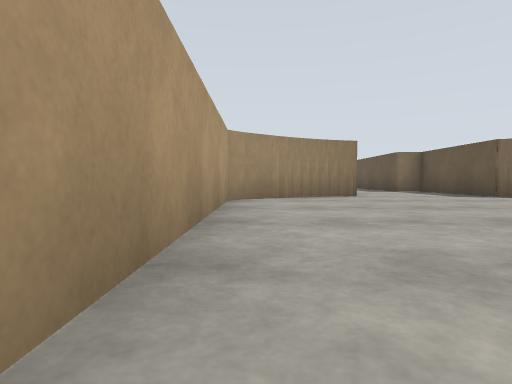
View 1 (above)

15 first-person views from a walk through a robot-simulator world made for Gazebo. The camera is 0.72 m above the floor, tilts 2° down and sees 75° across. The floor is counted in squares, 2 m on a side. Each view is taken from the middle of a square. On the plan, view 1 faces up. The plan holds only what a view shows up to about 9 squares ahead; the rest is blank. The place goes on beyond the plan.

View 2
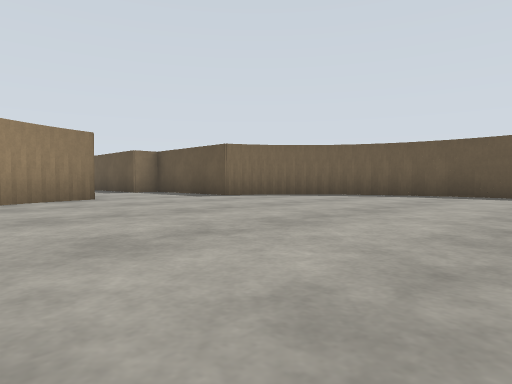

View 3
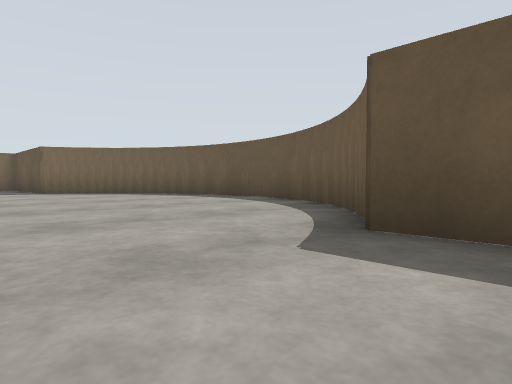

View 4
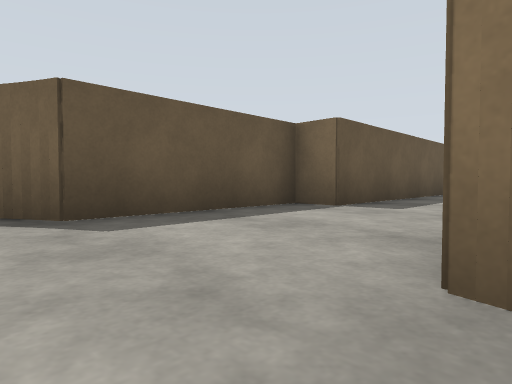

View 5
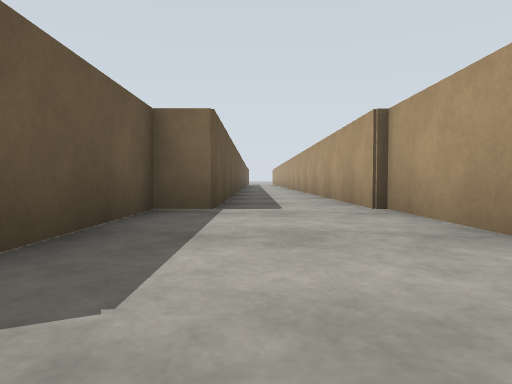

View 6
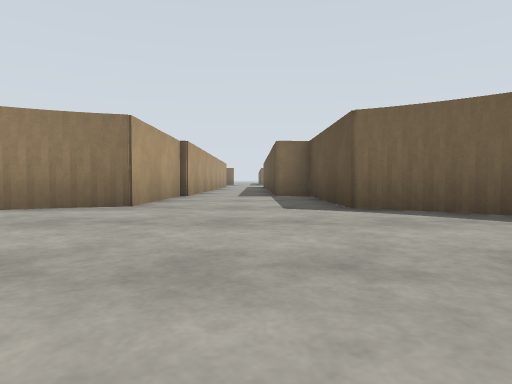

View 7
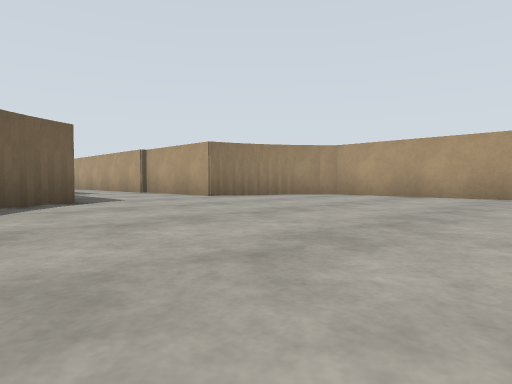

View 8
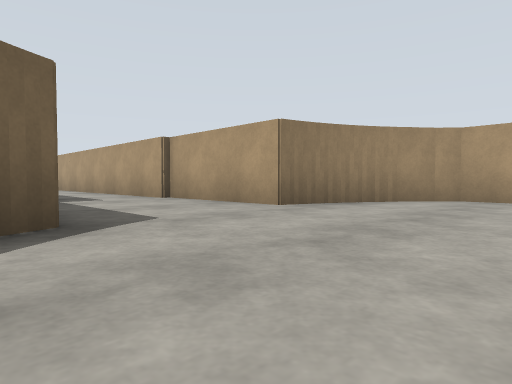

View 9
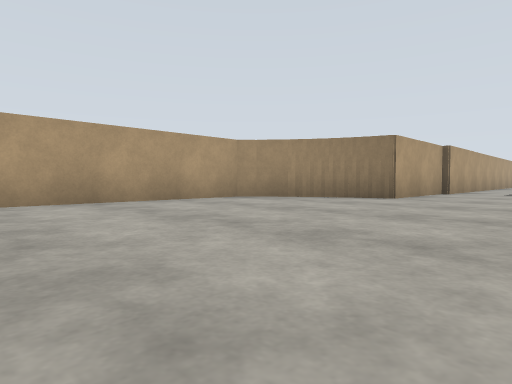

View 10
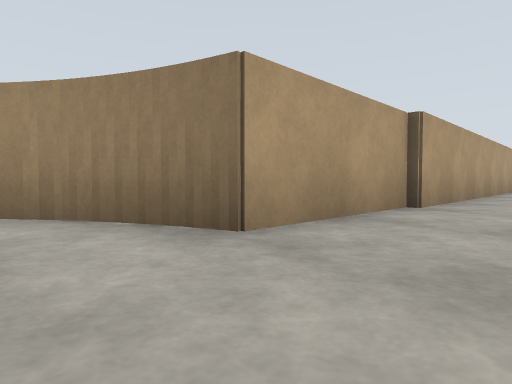

View 11
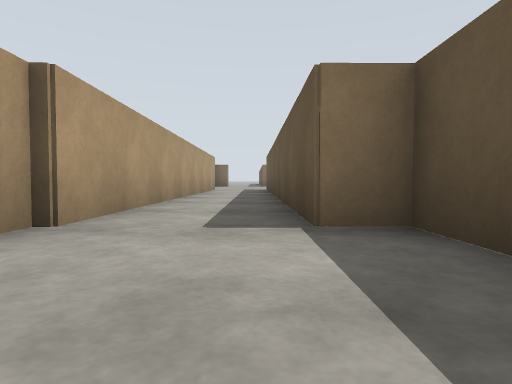

View 12
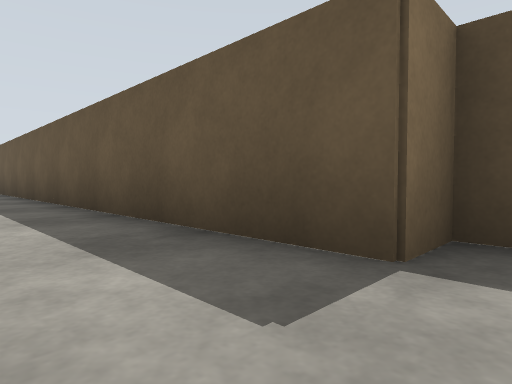

View 13
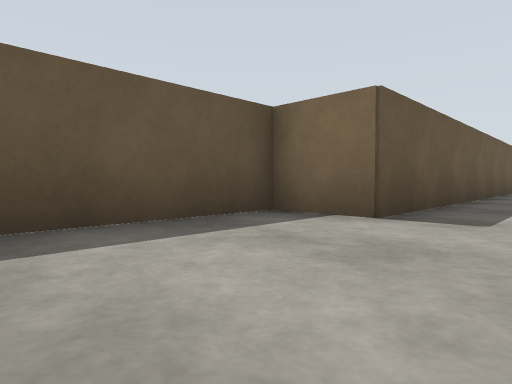

View 14
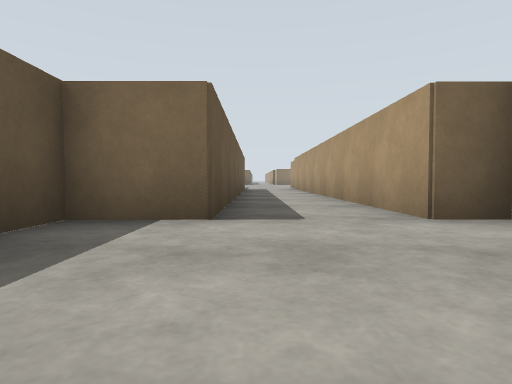

View 15
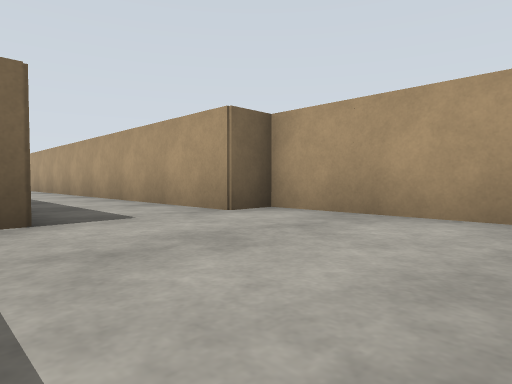

### Floor plan
Points are (right, up) in squares from view 1. A wall is a line through its corners. A room is listed if a view was taken in it or the views show most of it. See-through windows are left out.
Room 1 (views 1, 2, 3, 4, 5, 6, 7, 8, 9, 10, 11, 12)
walls: (0.7, -1.5) (1.3, -1.9); (1.2, -1.8) (1.8, -2); (1.7, -2) (2.3, -2.2) (2.4, -5.3); (-0.5, -0.6) (0.7, -1.5); (5.8, -1.6) (6.6, -1); (6.5, -1.1) (7.1, -0.5) (7.5, 0); (7.4, -0.1) (7.8, 0.6); (7.8, 0.5) (8, 1) (8.2, 1.9); (8.2, 1.7) (8.3, 2.6) (8.2, 3.4); (-0.1, 6.3) (-0.5, 5.9) (-0.5, -0.6) (-0.1, -0.9); (8.2, 3.2) (8.1, 4.1); (0.7, 6.9) (-0.3, 6.2); (8.1, 3.9) (7.8, 4.7); (7.6, 5.1) (7.3, 5.6); (7.9, 4.6) (7.6, 5.2); (1.8, 7.5) (1.4, 7.3) (0.6, 6.9); (7.4, 5.6) (6.9, 6.1) (6.2, 6.8); (6.3, 6.7) (5.8, 7) (5.2, 7.3) (5.2, 10.6); (2.5, -5.2) (2.5, -9.5); (5.3, -5.2) (5.3, -1.9) (5.9, -1.5); (2.3, 10.6) (2.3, 7.6) (1.7, 7.4); (4.5, -9.5) (4.5, -5.2)
ways out: opening at (3, 11) to room 2
Room 2 (views 13, 14, 15)
walls: (2.4, 21) (2.5, 10.5); (1.6, 23.6) (1.7, 21); (4.5, 10.6) (4.4, 21) (5.7, 21) (5.7, 23.7)
ways out: opening at (3, 11) to room 1

Where each view was taken, in squares from view 1:
view 1: 0 up, 0 right, facing up
view 2: 1 up, 0 right, facing up-right
view 3: 3 down, 3 right, facing up-right
view 4: 1 down, 2 right, facing down-right
view 5: 1 down, 4 right, facing down
view 6: 3 up, 4 right, facing up
view 7: 4 up, 7 right, facing down-left
view 8: 1 up, 6 right, facing down-left
view 9: 1 up, 5 right, facing up-left
view 10: 6 up, 4 right, facing up-left
view 11: 8 up, 4 right, facing up
view 12: 10 up, 3 right, facing up-right
view 13: 24 up, 3 right, facing down-right
view 14: 24 up, 4 right, facing down
view 15: 24 up, 5 right, facing down-left
